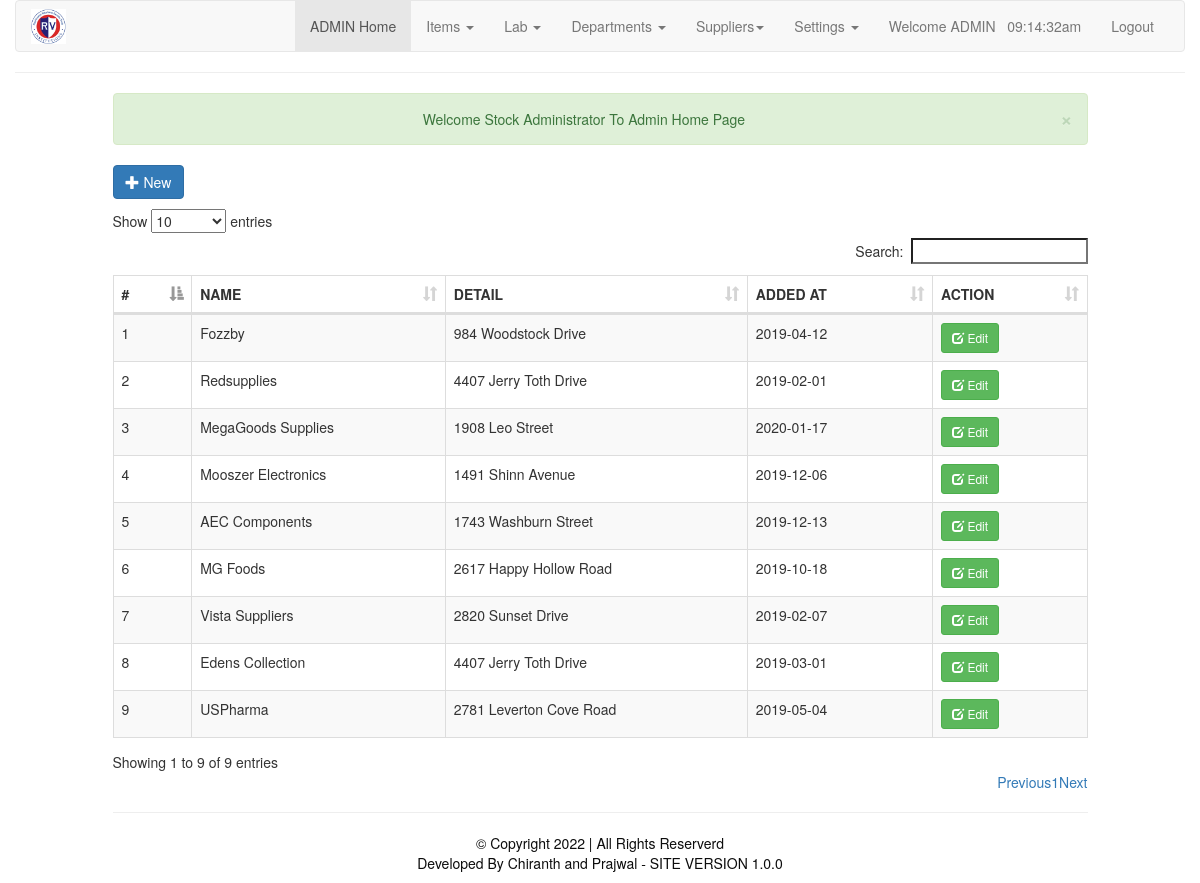
Page /dept/suppliers.php (signed in) on the committed database.
### tables this page shows
CREATE TABLE `supplier` (
  `supplier_id` int(11) NOT NULL,
  `supplier_name` varchar(30) NOT NULL,
  `supplier_details` varchar(255) NOT NULL,
  `added_at` date NOT NULL
);

### dept/suppliers.php (the view, shortened to what this page needs)
<?php
require_once 'includes/header.php';
require_once 'includes/admin_nav.php';
?>
    <div class="col-sm-10 col-sm-offset-1">
        <div class="row">
        </div>
        <div class="row">
            <a href="#addnew" data-toggle="modal" class="btn btn-primary"><span class="glyphicon glyphicon-plus"></span> New</a>
        </div>
        <div class="" style="height: 10px;">
        </div>
        <div class="row">
            <table id="myTable" class="table table-hover table-bordered table-striped table-responsive">
                <thead>
                <th>#</th>
                <th>NAME</th>
                <th>DETAIL</th>
                <th>ADDED AT</th>
                <th>ACTION</th>
                </thead>
                <tbody>
                <?php
                include_once('db.php');
                $sql = "SELECT * FROM `supplier`";
                $query = $conn->query($sql);
                $i=1;
                while($row = $query->fetch_assoc())
                {
                echo"<tr>
                    <td>".$i."</td>
					<td>".$row['supplier_name']."</td>
					<td>".$row['supplier_details']."</td>
					<td>".$row['added_at']."</td>
					<td><a href='#edit_".$row['supplier_id']."' class='btn btn-success btn-sm' data-toggle='modal'><span class='glyphicon glyphicon-edit'></span> Edit</a>
					</tr>";
                    $i++;
                }
                ?>
                </tbody>
            </table>
            <hr>
    </div>
    </div>
<?php require_once './includes/footer.php'; ?>

### rows in the picture
supplier: supplier_name "Fozzby", supplier_details "984 Woodstock Drive", added_at "2019-04-12"
supplier: supplier_name "Redsupplies", supplier_details "4407 Jerry Toth Drive", added_at "2019-02-01"
supplier: supplier_name "MegaGoods Supplies", supplier_details "1908 Leo Street", added_at "2020-01-17"
supplier: supplier_name "Mooszer Electronics", supplier_details "1491 Shinn Avenue", added_at "2019-12-06"
supplier: supplier_name "AEC Components", supplier_details "1743 Washburn Street", added_at "2019-12-13"
supplier: supplier_name "MG Foods", supplier_details "2617 Happy Hollow Road", added_at "2019-10-18"
supplier: supplier_name "Vista Suppliers", supplier_details "2820 Sunset Drive", added_at "2019-02-07"
supplier: supplier_name "Edens Collection", supplier_details "4407 Jerry Toth Drive", added_at "2019-03-01"
supplier: supplier_name "USPharma", supplier_details "2781 Leverton Cove Road", added_at "2019-05-04"

### other values in the picture
$_SESSION['dept_name'] "ADMIN"
$_SESSION['success'] "Welcome Stock Administrator To Admin Home Page"
APPVERSION "1.0.0"
